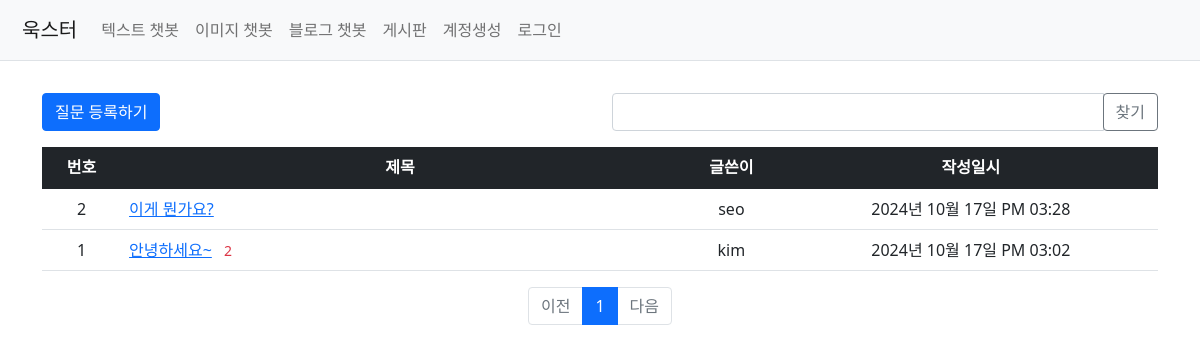
Page /question/list/ on the earlier database version.
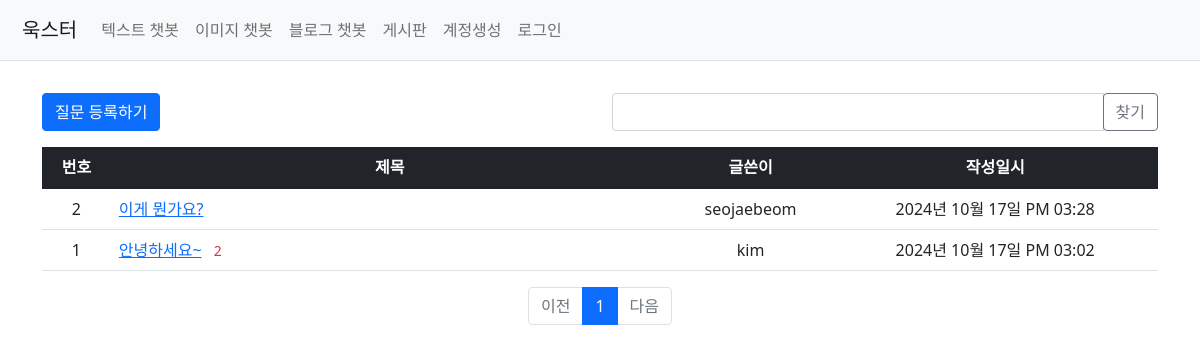
Same page on the later database version.
### my_flask_app/models.py (models this page shows)
class Question(db.Model):
    id = db.Column(db.Integer, primary_key=True)
    subject = db.Column(db.String(200), nullable=False)
    content = db.Column(db.Text(), nullable=False)
    create_date = db.Column(db.DateTime(), nullable=False)
    user_id = db.Column(db.Integer, db.ForeignKey('user.id', ondelete='CASCADE'), nullable=False)
    user = db.relationship('User', backref=db.backref('question_set'))
    modify_date = db.Column(db.DateTime(), nullable=True)
    voter = db.relationship('User', secondary=question_voter, backref=db.backref('question_voter_set'))

class User(db.Model, UserMixin):
    id = db.Column(db.Integer, primary_key=True)
    username = db.Column(db.String(150), unique=True, nullable=False)
    password = db.Column(db.String(200), nullable=False)
    email = db.Column(db.String(120), unique=True, nullable=False)

### my_flask_app/views/question_views.py (the view, shortened to what this page needs)
@bp.route('/list/')
def _list():
    page = request.args.get('page', type=int, default=1)
    kw = request.args.get('kw', type=str, default='')
    question_list = Question.query.order_by(Question.create_date.desc())
    question_list = question_list.paginate(page=page, per_page=10)
    return render_template('question/question_list.html', question_list=question_list, page=page, kw=kw)

### my_flask_app/filter.py (called while the page is built)
def format_datetime(value, fmt='%Y년 %m월 %d일 %p %I:%M'):
    return value.strftime(fmt)

### my_flask_app/templates/question/question_list.html (shortened to what this page needs)
{% extends 'base.html' %}
{% block content %}
<div class="container my-3">
    <div class="row my-3">
        <div class="col-6">
            <a href="{{ url_for('question.create') }}" class="btn btn-primary">질문 등록하기</a>
        </div>
        <div class="col-6">
            <div class="input-group">
                <input type="text" id="search_kw" class="form-control" value="{{ kw or '' }}">
                <div class="input-group-append">
                    <button class="btn btn-outline-secondary" type="button" id="btn_search">찾기</button>
                </div>
            </div>
        </div>
    </div>
    <table class="table">
        <thead>
        <tr class="text-center table-dark">
            <th>번호</th>
            <th style="width:50%">제목</th>
            <th>글쓴이</th>
            <th>작성일시</th>
        </tr>
        </thead>
        <tbody>
        {% if question_list %}
        {% for question in question_list.items %}
        <tr class="text-center">
            <td>{{ question_list.total - ((question_list.page-1) * question_list.per_page) - loop.index0 }}</td>
            <td class="text-start">
                <a href="{{ url_for('question.detail', question_id=question.id) }}">{{ question.subject }}</a>
                {% if question.answer_set|length > 0 %}
                <span class="text-danger small mx-2">{{ question.answer_set|length }}</span>
                {% endif %}
            </td>
            <td>{{ question.user.username }}</td>
            <td>{{ question.create_date|datetime }}</td>
        </tr>
        {% endfor %}
        {% else %}
        <tr>
            <td colspan="3">질문이 없습니다.</td>
        </tr>
        {% endif %}
        </tbody>
    </table>
    <ul class="pagination justify-content-center">
        {% if question_list.has_prev %}
        <li class="page-item">
            <a class="page-link" data-page="{{ question_list.prev_num }}" href="javascript:void(0)">이전</a>
        </li>
        {% else %}
        <li class="page-item disabled">
            <a class="page-link" tabindex="-1" aria-disabled="true" href="javascript:void(0)">이전</a>
        </li>
        {% endif %}
        {% for page_num in question_list.iter_pages() %}
        {% if page_num %}
        {% if page_num != question_list.page %}
        <li class="page-item">
            <a class="page-link" data-page="{{ page_num }}" href="javascript:void(0)">{{ page_num }}</a>
        </li>
        {% else %}
        <li class="page-item active" aria-current="page">
            <a class="page-link" href="javascript:void(0)">{{ page_num }}</a>
        </li>
        {% endif %}
        {% else %}
        <li class="disabled">
            <a class="page-link" href="javascript:void(0)">...</a>
        </li>
        {% endif %}
        {% endfor %}
        {% if question_list.has_next %}
        <li class="page-item">
            <a class="page-link" data-page="{{ question_list.next_num }}" href="javascript:void(0)">다음</a>
        </li>
        {% else %}
        <li class="page-item disabled">
            <a class="page-link" tabindex="-1" aria-disabled="true" href="javascript:void(0)">다음</a>
        </li>
        {% endif %}
    </ul>
</div>
{% endblock %}

### my_flask_app/templates/base.html (shortened to what this page needs)
<!doctype html>
<html lang="ko">
<head>
    <link rel="stylesheet" href="{{ url_for('static', filename='bootstrap.min.css') }}">
    <link rel="stylesheet" href="{{ url_for('static', filename='style.css') }}">
</head>
<body>
<nav class="navbar navbar-expand-lg navbar-light bg-light border-bottom">
    <div class="container-fluid">
        <a class="navbar-brand" href="{{ url_for('main.index') }}">욱스터</a>
        <div class="collapse navbar-collapse" id="navbarSupportedContent">
            <ul class="navbar-nav me-auto mb-2 mb-lg-0">
                <li class="nav-item">
                    <a class="nav-link" href="{{ url_for('chat.chat') }}">텍스트 챗봇</a>
                </li>
                <li class="nav-item">
                    <a class="nav-link" href="{{ url_for('image.image_chat_page') }}">이미지 챗봇</a>
                </li>
                <li class="nav-item">
                    <a class="nav-link" href="#">블로그 챗봇</a>
                </li>
                <li class="nav-item">
                    <a class="nav-link" href="{{ url_for('question._list') }}">게시판</a>
                </li>
                <li class="nav-item">
                    <a class="nav-link" href="{{ url_for('auth.signup') }}">계정생성</a>
                </li>
                <li class="nav-item">
                    {% if current_user.is_authenticated %}
                        <a class="nav-link" href="{{ url_for('auth.logout') }}">{{ current_user.username }} (로그아웃)</a>
                    {% else %}
                        <a class="nav-link" href="{{ url_for('auth.login') }}">로그인</a>
                    {% endif %}
                </li>
            </ul>
        </div>
    </div>
</nav>
{% block content %}
{% endblock %}
</body>
</html>

### my_flask_app/templates/base.html (style rules this page uses)
body, html { margin: 0; padding: 0; height: 100%; width: 100%; display: flex; flex-direction: column; align-items: center; }
.navbar { width: 100%; display: flex; justify-content: flex-end; padding: 10px; background-color: #f0f0f0; }

Differences in the rows shown:
changed through a linked row, Question "이게 뭔가요?": user.username "seo" → "seojaebeom"
